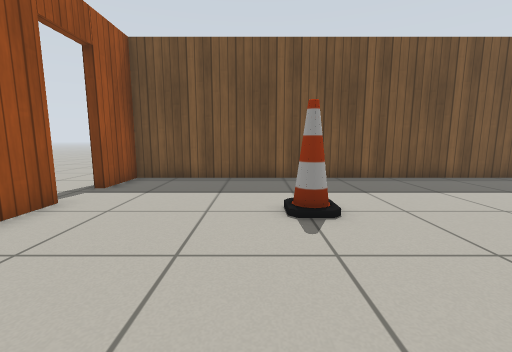
[1] (above)

16 first-person views from a walk through a robot-simulator world made for Gazebo. The camera is 0.71 m above the floor, tilts 8° down and sees 90° across. The floor is counted in squares, 0.5 m on a side. Each view is taken from the middle of a square. On the plan, view 1 faces up. The plan holds only what a view shows up to about 13 squares ahead; the rest is blank. Gazebo's built-in surfaces are drawn with simple patterns.

[2]
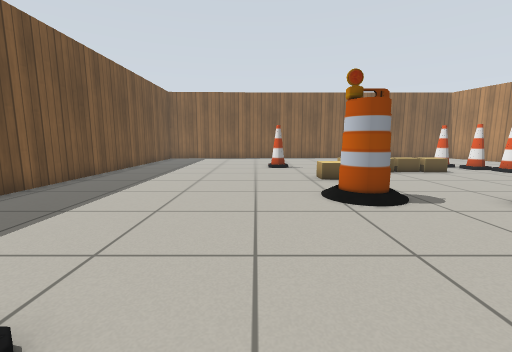

[3]
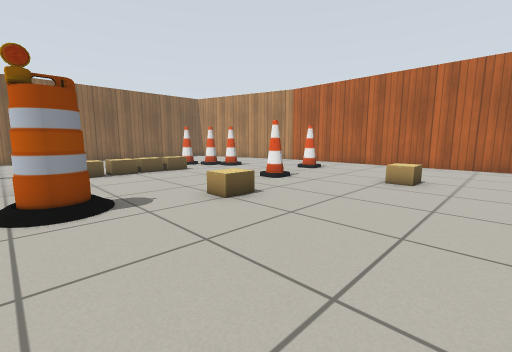

[4]
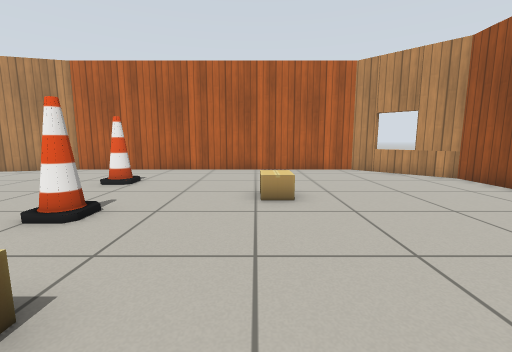

[5]
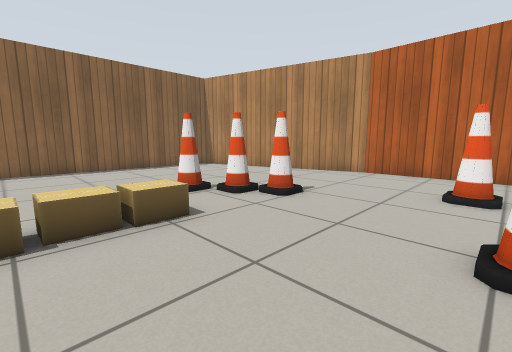

[6]
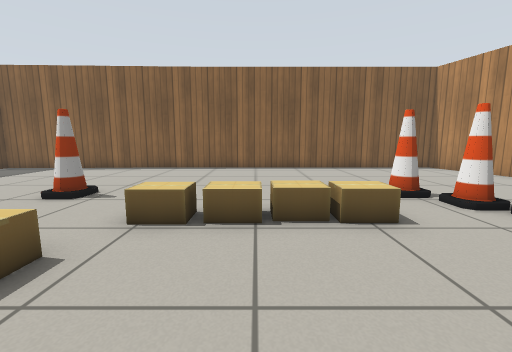

[7]
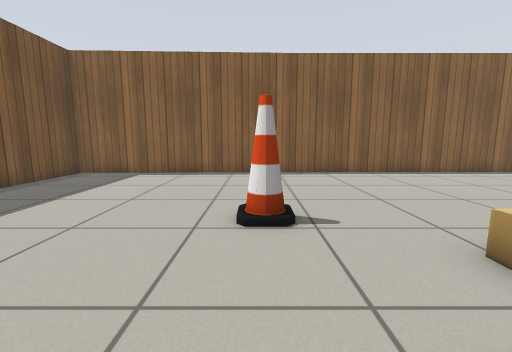

[8]
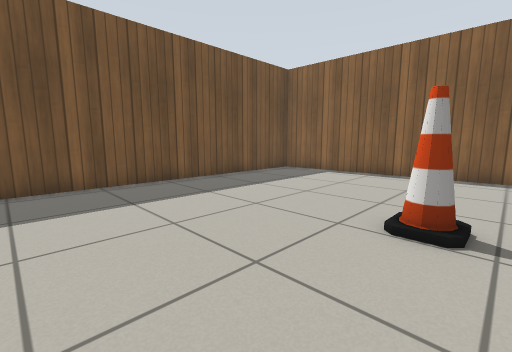

[9]
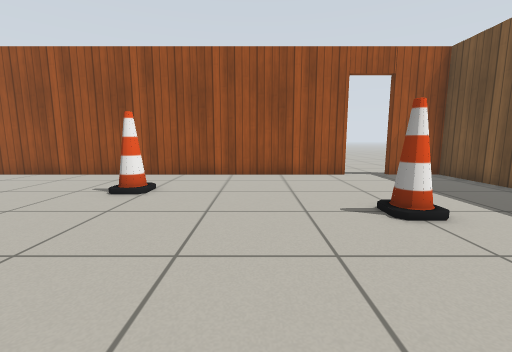

[10]
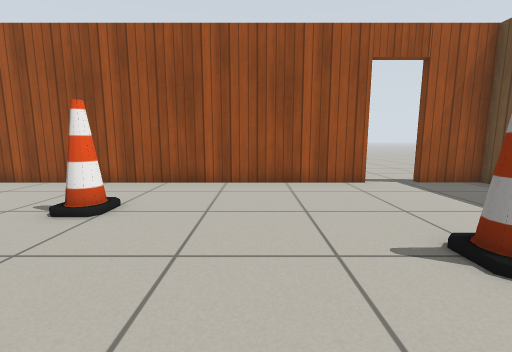

[11]
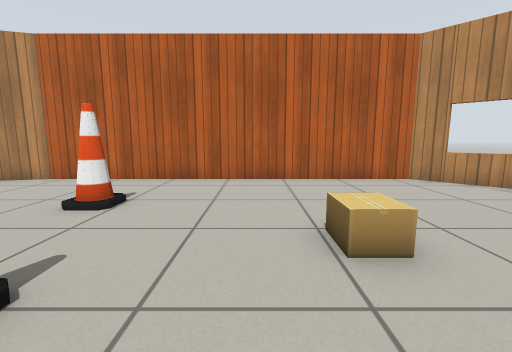

[12]
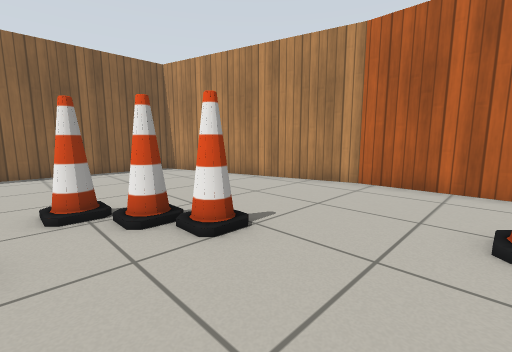

[13]
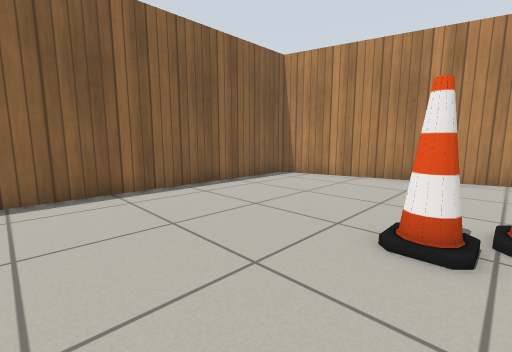

[14]
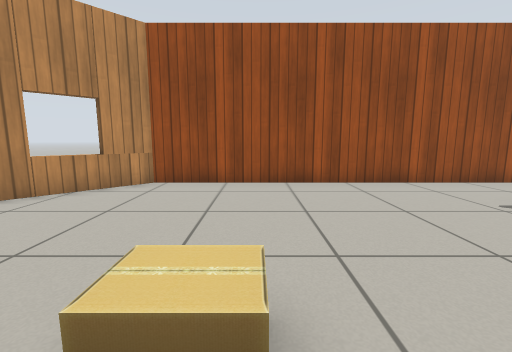

[15]
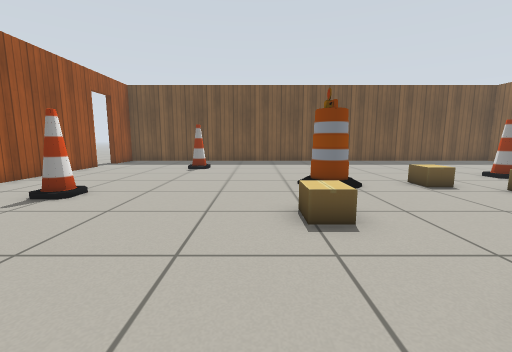

[16]
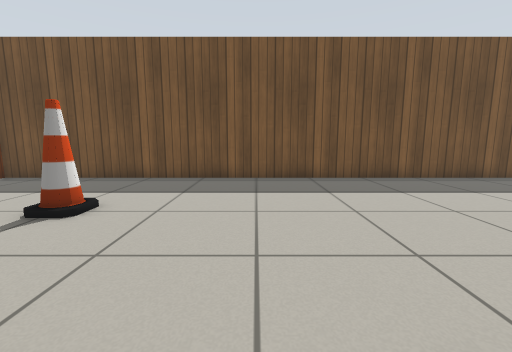

### Floor plan
Points are (right, up) in squares from view 1. A wall is a line through its corners. A room is listed if a view was taken in it or the views show most of it. See-through windows are left out.
Room 1 (views 1, 2, 3, 4, 5, 6, 7, 8, 9, 10, 11, 12, 13, 14, 15, 16)
walls: (11.4, -14.3) (20.3, -12) (20.3, 0.2); (20.3, 0) (19.9, 9.6) (-4.5, 9.6) (-4.5, 7.5); (-4.5, 5.8) (-4.5, -11.4) (-1.6, -14.3) (11.6, -14.3); (-3.4, -12.4) (-3.7, -12.7)
ways out: open door at (-5, 6.5)
objects: cone (-1, -2) to (-1, -1); cone (1, 5); cardboard box (2, -9) to (3, -8); cardboard box (5, -4) to (5, -3); barrel (6, 0) to (7, 1); cone (7, -11) to (8, -10); cone (7, -7); cardboard box (9, 0) to (10, 0); cone (11, -9) to (11, -8); cardboard box (11, -3) to (12, -3); cardboard box (11, -2) to (12, -1); cone (12, -8) to (13, -8); cardboard box (12, -5) to (12, -4); cone (14, -7); cone (14, 2)

Where each view was taken, in squares from view 1:
view 1: 0 up, 0 right, facing up
view 2: 3 up, 0 right, facing right
view 3: 1 up, 0 right, facing down-right
view 4: 2 down, 3 right, facing down
view 5: 3 down, 7 right, facing down-right
view 6: 3 down, 7 right, facing right
view 7: 2 up, 9 right, facing right
view 8: 1 up, 9 right, facing up-right
view 9: 2 up, 6 right, facing left
view 10: 2 up, 4 right, facing left
view 11: 5 down, 4 right, facing down
view 12: 6 down, 8 right, facing down-right
view 13: 3 down, 13 right, facing down-right
view 14: 8 down, 4 right, facing left
view 15: 8 down, 4 right, facing up
view 16: 0 up, 5 right, facing up
